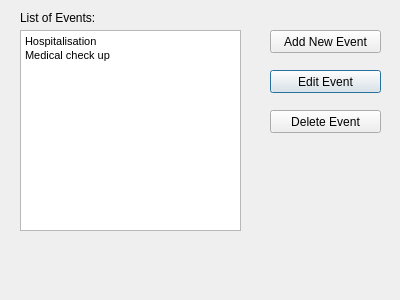
<?xml version="1.0" encoding="UTF-8"?>
<ui version="4.0">
    <class>Dialog</class>
    <widget class="QDialog" name="Dialog">
        <property name="geometry">
            <rect>
                <x>0</x>
                <y>0</y>
                <width>400</width>
                <height>300</height>
            </rect>
        </property>
        <property name="windowTitle">
            <string>Event Configuration</string>
        </property>
        <widget class="QPushButton" name="pushButton_2">
            <property name="geometry">
                <rect>
                    <x>270</x>
                    <y>70</y>
                    <width>111</width>
                    <height>23</height>
                </rect>
            </property>
            <property name="text">
                <string>Edit Event</string>
            </property>
        </widget>
        <widget class="QPushButton" name="pushButton">
            <property name="geometry">
                <rect>
                    <x>270</x>
                    <y>30</y>
                    <width>111</width>
                    <height>23</height>
                </rect>
            </property>
            <property name="text">
                <string>Add New Event</string>
            </property>
        </widget>
        <widget class="QLabel" name="label_2">
            <property name="geometry">
                <rect>
                    <x>20</x>
                    <y>10</y>
                    <width>141</width>
                    <height>16</height>
                </rect>
            </property>
            <property name="text">
                <string>List of Events:</string>
            </property>
        </widget>
        <widget class="QPushButton" name="pushButton_3">
            <property name="geometry">
                <rect>
                    <x>270</x>
                    <y>110</y>
                    <width>111</width>
                    <height>23</height>
                </rect>
            </property>
            <property name="text">
                <string>Delete Event</string>
            </property>
        </widget>
        <widget class="QTextEdit" name="textEdit">
            <property name="geometry">
                <rect>
                    <x>20</x>
                    <y>30</y>
                    <width>221</width>
                    <height>201</height>
                </rect>
            </property>
            <property name="html">
                <string>&lt;!DOCTYPE HTML PUBLIC &quot;-//W3C//DTD HTML 4.0//EN&quot; &quot;http://www.w3.org/TR/REC-html40/strict.dtd&quot;&gt;
&lt;html&gt;&lt;head&gt;&lt;meta name=&quot;qrichtext&quot; content=&quot;1&quot; /&gt;&lt;style type=&quot;text/css&quot;&gt;
p, li { white-space: pre-wrap; }
&lt;/style&gt;&lt;/head&gt;&lt;body style=&quot; font-family:'MS Shell Dlg 2'; font-size:8.25pt; font-weight:400; font-style:normal;&quot;&gt;
&lt;p style=&quot; margin-top:0px; margin-bottom:0px; margin-left:0px; margin-right:0px; -qt-block-indent:0; text-indent:0px;&quot;&gt;&lt;span style=&quot; font-size:8pt;&quot;&gt;Hospitalisation&lt;/span&gt;&lt;/p&gt;
&lt;p style=&quot; margin-top:0px; margin-bottom:0px; margin-left:0px; margin-right:0px; -qt-block-indent:0; text-indent:0px;&quot;&gt;&lt;span style=&quot; font-size:8pt;&quot;&gt;Medical check up&lt;/span&gt;&lt;/p&gt;&lt;/body&gt;&lt;/html&gt;
                </string>
            </property>
        </widget>
    </widget>
    <resources/>
    <connections/>
</ui>
